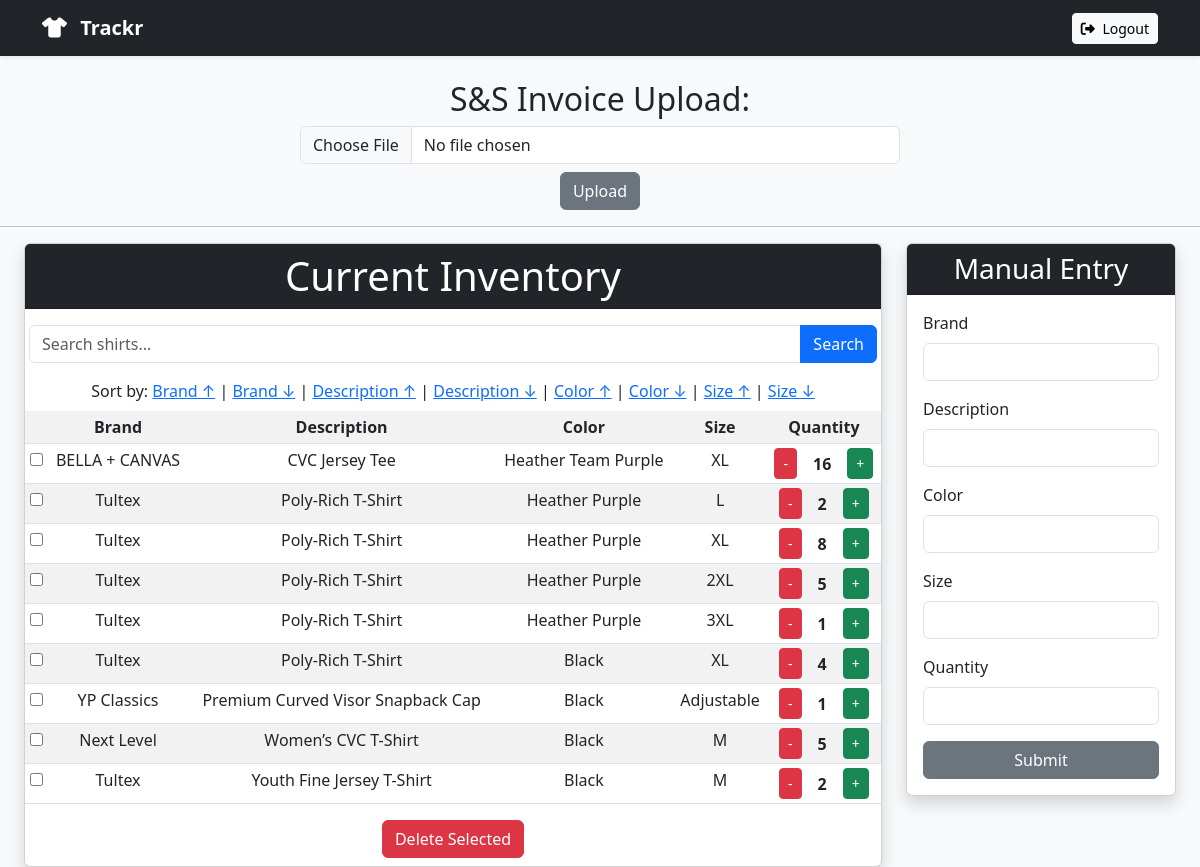
The app's page /home?sortBy=description&order=asc (signed in) with its own data.
### tables this page shows
CREATE TABLE shirts (
    id INTEGER PRIMARY KEY AUTOINCREMENT,
    brand TEXT NOT NULL,
    description TEXT NOT NULL,
    color TEXT NOT NULL,
    size TEXT NOT NULL,
    quantity INTEGER NOT NULL,
    userID INTEGER,
    FOREIGN KEY(userID) REFERENCES users(id)
);

### inventory.py (the view)
def home():
    userID = request.cookies.get('userID')
    if not userID:
        return redirect('/login')
    sortBy = request.args.get('sortBy', 'brand')
    sortOrder = request.args.get('order', 'asc')
    search = request.args.get('search', '')
    if sortBy not in ['brand', 'description', 'color', 'size', 'quantity']:
        sortBy = 'brand'
    if sortOrder not in ['asc', 'desc']:
        sortOrder = 'asc'
    conn = get_db_connection()
    cursor = conn.cursor()
    if sortBy == 'size':
        order_clause = f'''
            ORDER BY CASE size
                WHEN 'NB' THEN 1
                WHEN '0-3M' THEN 2
                WHEN '3-6M' THEN 3
                WHEN '6-9M' THEN 4
                WHEN '12M' THEN 5
                WHEN '18M' THEN 6
                WHEN '24M' THEN 7
                WHEN '2T' THEN 8
                WHEN '3T' THEN 9
                WHEN '4T' THEN 10
                WHEN '5T' THEN 11
                WHEN 'XS' THEN 12
                WHEN 'S' THEN 13
                WHEN 'M' THEN 14
                WHEN 'L' THEN 15
                WHEN 'XL' THEN 16
                WHEN '2XL' THEN 17
                WHEN '3XL' THEN 18
                WHEN '4XL' THEN 19
                ELSE 20
            END {sortOrder}
        '''
    else:
        order_clause = f'ORDER BY {sortBy} {sortOrder}'
    if search:
        search_query = f"%{search}%"
        shirts = cursor.execute(f'''
            SELECT id, brand, description, color, size, quantity
            FROM shirts
            WHERE userID = ?
            AND (
                brand LIKE ? OR
                description LIKE ? OR
                color LIKE ? OR
                size LIKE ?
            )
            {order_clause};
        ''', (userID, search_query, search_query, search_query, search_query)).fetchall()
    else:
        shirts = cursor.execute(f'''
            SELECT id, brand, description, color, size, quantity
            FROM shirts
            WHERE userID = ?
            {order_clause};
        ''', (userID,)).fetchall()
    conn.close()
    return render_template("index.html", shirts=shirts, search=search)

### db.py (called while the page is built)
def get_db_connection():
    conn = sqlite3.connect(DATABASE)
    conn.row_factory = sqlite3.Row  # allows accessing columns by name
    return conn

### templates/index.html (shortened to what this page needs)
<!DOCTYPE html>
<html lang="en">
<head>
    <link href="https://cdn.jsdelivr.net/npm/bootstrap@5.3.0/dist/css/bootstrap.min.css" rel="stylesheet">
    <link rel="stylesheet" href="https://cdnjs.cloudflare.com/ajax/libs/font-awesome/6.5.0/css/all.min.css">
</head>
<body class="bg-light">
    <nav class="navbar navbar-expand-lg navbar-dark bg-dark shadow-sm mb-4">
        <div class="container">
            <a class="navbar-brand fw-bold" href="/">
                <i class="fas fa-tshirt me-2"></i> Trackr
            </a>
            <div class="ms-auto">
                <a href="{{ url_for('logout') }}" class="btn btn-light btn-sm">
                    <i class="fas fa-sign-out-alt me-1"></i> Logout
                </a>
            </div>
        </div>
    </nav>
    <div class="text-center">
        <h2 class="mt-4">S&S Invoice Upload:</h2>
        <form action="/upload" method="POST" enctype="multipart/form-data">
            <input class="form-control w-50 mx-auto my-2" type="file" name="file" accept="application/pdf">
            <input class="btn btn-secondary" type="submit" value="Upload">
        </form>
        <hr>
    </div>
    <div class="container-fluid px-4">
        <div class="row g-4 justify-content-center">
            <div class="col-lg-9">
                <div class="card mx-auto shadow text-center">
                    <h1 class="card-header bg-dark text-white mb-3">Current Inventory</h1>
                    <form class="mb-3 mx-1" method="get" action="/home">
                    <div class="input-group">
                        <input type="text" name="search" class="form-control" placeholder="Search shirts..." value="{{ request.args.get('search', '') }}">
                        <button class="btn btn-primary" type="submit">Search</button>
                    </div>
                    </form>
                    <div>Sort by:
                    <a href="/home?sortBy=brand&order=asc">Brand ↑</a> |
                    <a href="/home?sortBy=brand&order=desc">Brand ↓</a> |
                    <a href="/home?sortBy=description&order=asc">Description ↑</a> |
                    <a href="/home?sortBy=description&order=desc">Description ↓</a> |
                    <a href="/home?sortBy=color&order=asc">Color ↑</a> |
                    <a href="/home?sortBy=color&order=desc">Color ↓</a> |
                    <a href="/home?sortBy=size&order=asc">Size ↑</a> |
                    <a href="/home?sortBy=size&order=desc">Size ↓</a>
                    </div>
                <form action="/deleteSelected" method="POST">
                    <table class="table mt-2 table-hover table-striped table-sm">
                        <tr>
                            <th></th>
                            <th>Brand</th>
                            <th>Description</th>
                            <th>Color</th>
                            <th>Size</th>
                            <th>Quantity</th>
                        </tr>
                        {% for row in shirts %}
                        <tr>
                            <td>
                                <input type="checkbox" name="selectedIDs" value="{{ row[0] }}">
                            </td>
                            <td>{{ row[1] }}</td>
                            <td>{{ row[2] }}</td>
                            <td>{{ row[3] }}</td>
                            <td>{{ row[4] }}</td>
                            <td>
                                <div class="d-flex justify-content-center align-items-center gap-2">
                                    <form action="/update_quantity" method="POST">
                                        <button type="submit" class="btn btn-sm btn-danger">-</button>
                                    </form>
                                    <span class="px-2 fw-bold">{{ row[5] }}</span>
                                    <form action="/update_quantity" method="POST">
                                        <button type="submit" class="btn btn-sm btn-success">+</button>
                                    </form>
                                </div>
                            </td>
                        </tr>
                        {% endfor %}
                    </table>
                    <button type="submit" class="btn btn-danger mb-2">Delete Selected</button>
                </form>
            </div>
        </div>
            <div class="col-lg-3 mb-4">
                <div class="card mx-auto shadow">
                    <div class="card-header bg-dark text-white text-center">
                        <h3 class="mb-0">Manual Entry</h3>
                    </div>
                    <div class="card-body">
                        <form action="/manual_shirt_entry" method="POST">
                            <div class="mb-3">
                                <label class="form-label" for="brand">Brand</label>
                                <input class="form-control" type="text" id="brand" name="brand">
                            </div>
                            <div class="mb-3">
                                <label class="form-label" for="description">Description</label>
                                <input class="form-control" type="text" id="description" name="description">
                            </div>
                            <div class="mb-3">
                                <label class="form-label" for="color">Color</label>
                                <input class="form-control" type="text" id="color" name="color">
                            </div>
                            <div class="mb-3">
                                <label class="form-label" for="size">Size</label>
                                <input class="form-control" type="text" id="size" name="size">
                            </div>
                            <div class="mb-3">
                                <label class="form-label" for="quantity">Quantity</label>
                                <input class="form-control" type="text" id="quantity" name="quantity" required>
                            </div>
                            <div class="d-grid">
                                <input class="btn btn-secondary" type="submit" value="Submit">
                            </div>
                        </form>
                    </div>
                </div>
            </div>
        </div>
    </div>
</body>
</html>

### records on screen
shirts: brand "BELLA + CANVAS", description "CVC Jersey Tee", color "Heather Team Purple", size "XL", quantity "16"
shirts: brand "Tultex", description "Poly-Rich T-Shirt", color "Heather Purple", size "L", quantity "2"
shirts: brand "Tultex", description "Poly-Rich T-Shirt", color "Heather Purple", size "XL", quantity "8"
shirts: brand "Tultex", description "Poly-Rich T-Shirt", color "Heather Purple", size "2XL", quantity "5"
shirts: brand "Tultex", description "Poly-Rich T-Shirt", color "Heather Purple", size "3XL", quantity "1"
shirts: brand "Tultex", description "Poly-Rich T-Shirt", color "Black", size "XL", quantity "4"
shirts: brand "YP Classics", description "Premium Curved Visor Snapback Cap", color "Black", size "Adjustable", quantity "1"
shirts: brand "Next Level", description "Women’s CVC T-Shirt", color "Black", size "M", quantity "5"
shirts: brand "Tultex", description "Youth Fine Jersey T-Shirt", color "Black", size "M", quantity "2"
